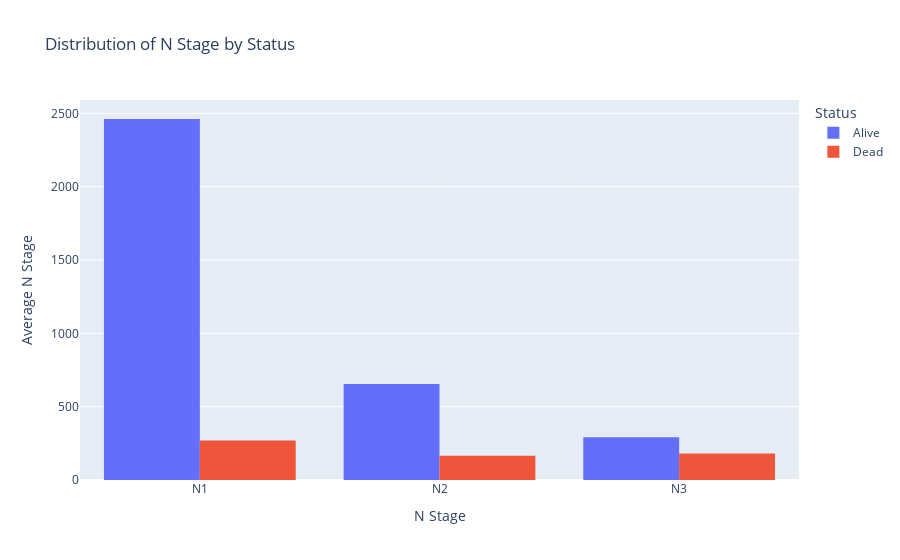

Notebook code for this chart:
### Markdown cell above
#### N Stage Distribution by Status

### Code cell
figh_5 = px.histogram(df, x="N Stage", color='Status', barmode='group',
                      title="Distribution of N Stage by Status", histfunc='avg')
figh_5.update_layout(yaxis_title='Average N Stage')
figh_5.show()

### Figure 1 — Plotly figure (JSON) as saved in the notebook; plotly's stock layout.template omitted (floating-point values rounded to 4 significant figures; data arrays with more than 128 entries replaced by an {"elided": "..."} marker saying what was removed)
{"data": [{"alignmentgroup": "True", "bingroup": "x", "histfunc": "avg", "hovertemplate": "Status=Alive<br>N Stage=%{x}<br>avg of None=%{y}<extra></extra>", "legendgroup": "Alive", "marker": {"color": "#636efa", "pattern": {"shape": ""}}, "name": "Alive", "offsetgroup": "Alive", "orientation": "v", "showlegend": true, "type": "histogram", "x": {"elided": "3408 str values"}, "xaxis": "x", "yaxis": "y"}, {"alignmentgroup": "True", "bingroup": "x", "histfunc": "avg", "hovertemplate": "Status=Dead<br>N Stage=%{x}<br>avg of None=%{y}<extra></extra>", "legendgroup": "Dead", "marker": {"color": "#EF553B", "pattern": {"shape": ""}}, "name": "Dead", "offsetgroup": "Dead", "orientation": "v", "showlegend": true, "type": "histogram", "x": {"elided": "616 str values"}, "xaxis": "x", "yaxis": "y"}], "layout": {"barmode": "group", "legend": {"title": {"text": "Status"}, "tracegroupgap": 0}, "title": {"text": "Distribution of N Stage by Status"}, "xaxis": {"anchor": "y", "domain": [0, 1], "title": {"text": "N Stage"}}, "yaxis": {"anchor": "x", "domain": [0, 1], "title": {"text": "Average N Stage"}}}}
